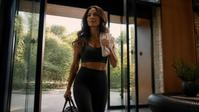
#> input picture holmes-place/frames/step.jpg, 199 x 112 px, found by its file name
$ python -i render.py   (imports and definitions only)
#> lines starting #> are read from the running program, lines starting #| are printed output that depends on the picture
"""Render the ONE animatic (16:9, 25fps) from the storyboard stills.

Each moment: cream card (1s) -> action frame (3s) with a slow push-in.
Then a 6s closer: last frame darkens, logo and slogan fade in.
Frames are piped straight into ffmpeg.
"""
import pathlib, subprocess, sys
import numpy as np
from PIL import Image, ImageDraw, ImageFilter, ImageFont

ROOT = pathlib.Path(__file__).resolve().parent.parent
W, H, FPS = 1280, 720, 25
BASE = 1.25  # source is prepared at 1.25x so the push-in never upsamples past it
CREAM = (247, 244, 239)
FONT = ImageFont.truetype(str(ROOT / "animatic/outfit-latin-400-normal.woff"), 82)
SLOGAN_FONT = ImageFont.truetype(str(ROOT / "animatic/outfit-latin-400-normal.woff"), 52)

# word, action image
MOMENTS = [
    ("one step",    "frames/step.jpg"),
    ("one effort",  "frames/effort.jpg"),
    ("one more",    "frames/more.jpg"),
    ("one rhythm",  "frames/rhythm.jpg"),
    ("one stretch", "frames/stretch.jpg"),
    ("one breath",  "frames/breath.jpg"),
    ("one lap",     "frames/splash.jpg"),
    ("one drop",    "frames/drop.jpg"),
    ("one pause",   "frames/pause.jpg"),
    ("one touch",   "frames/touch.jpg"),
    ("one smile",   "frames/smile.jpg"),
]
CARD, SHOT, CLOSER = 25, 75, 150

rng = np.random.default_rng(7)


def prepare(path, focus=.5):
    """Cover-crop to 16:9 at BASE size, then sharpen the upscale a little."""
#> called with path = '../frames/step.jpg', focus = 0.5
    im = Image.open(ROOT / path).convert("RGB")
#> im is the input picture: PIL image 199x112 RGB; mean R, G, B 79.3, 71, 57.2
    tw, th = int(W * BASE), int(H * BASE)
    scale = max(tw / im.width, th / im.height)
#> scale = 8.04
    im = im.resize((round(im.width * scale), round(im.height * scale)), Image.LANCZOS)
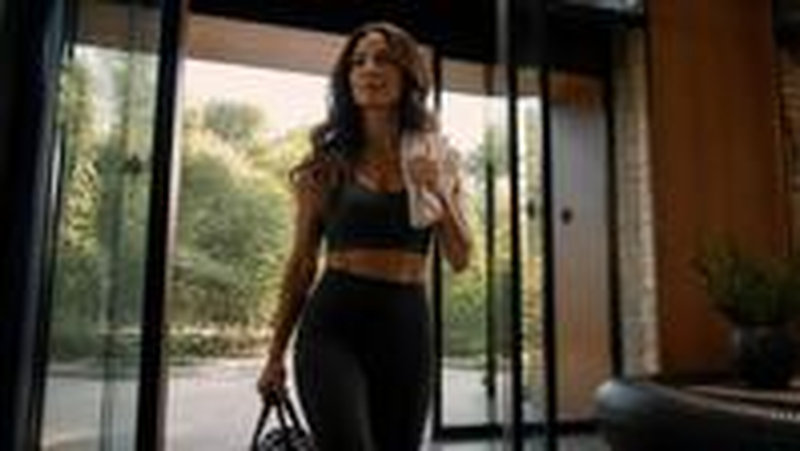
#> im: PIL image 1600x901 RGB (shown at 1/2 size); mean R, G, B 79.4, 71.1, 57.3
    x = (im.width - tw) // 2
#> x = 0
    y = round((im.height - th) * focus)
#> y = 0
    im = im.crop((x, y, x + tw, y + th))
#> im: PIL image 1600x900 RGB
    return im.filter(ImageFilter.UnsharpMask(radius=2, percent=70, threshold=2))


def ease(t):
    return t * t * (3 - 2 * t)


# [73 lines left out: functions kenburns, card, grain, frames, main, not called in this run]


# [2 lines not run here, left out]

>>> result = prepare('../frames/step.jpg')

$ run again, on holmes-place/frames/breath-partial.jpg
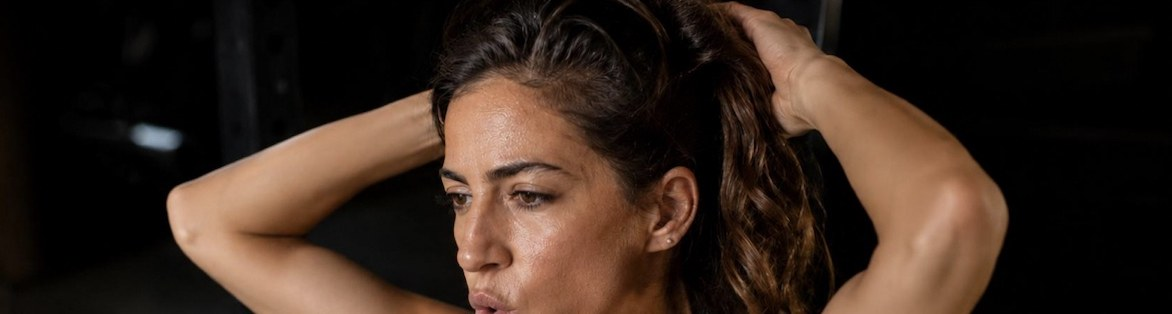
#> input picture holmes-place/frames/breath-partial.jpg, 1172 x 314 px, found by its file name
#> in prepare, im is the input picture: PIL image 1172x314 RGB; mean R, G, B 54.3, 38.6, 29.4
#> in prepare, `im = im.crop((x, y, x + tw, y + th))`:
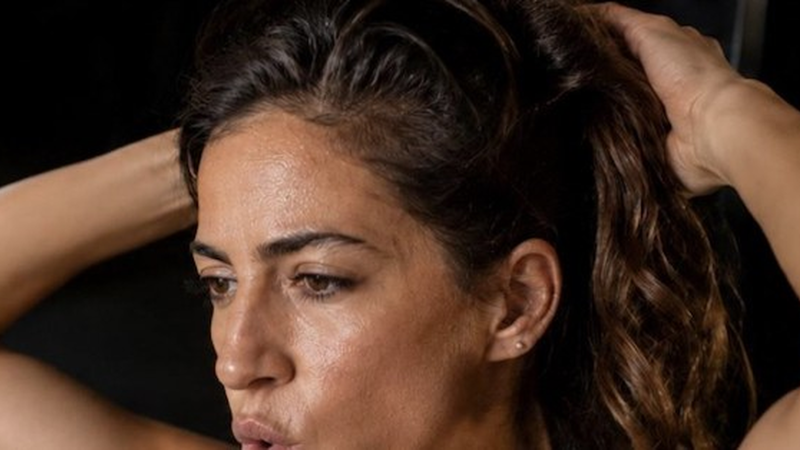
#> im: PIL image 1600x900 RGB (shown at 1/2 size); mean R, G, B 70.8, 48.9, 36.9

$ run again, on holmes-place/frames/curl.jpg
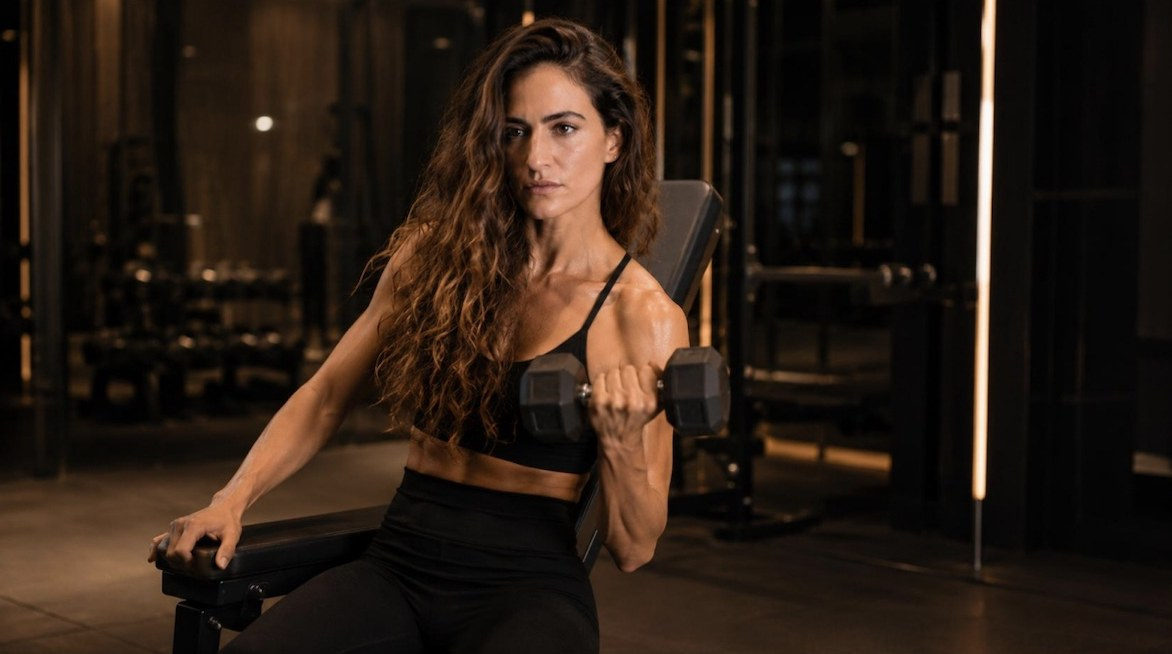
#> input picture holmes-place/frames/curl.jpg, 1172 x 654 px, found by its file name
#> in prepare, im is the input picture: PIL image 1172x654 RGB; mean R, G, B 41.5, 29, 20
#> in prepare, `im = im.crop((x, y, x + tw, y + th))`:
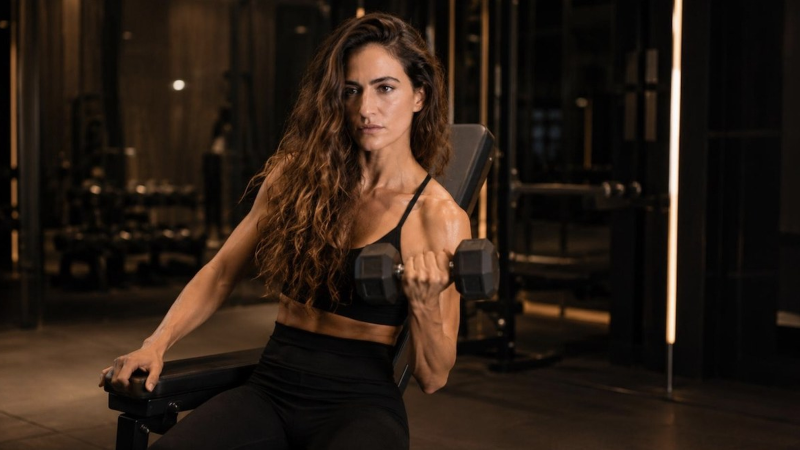
#> im: PIL image 1600x900 RGB (shown at 1/2 size); mean R, G, B 41.7, 29.1, 20.1

$ run again, on holmes-place/frames/drop-partial.jpg
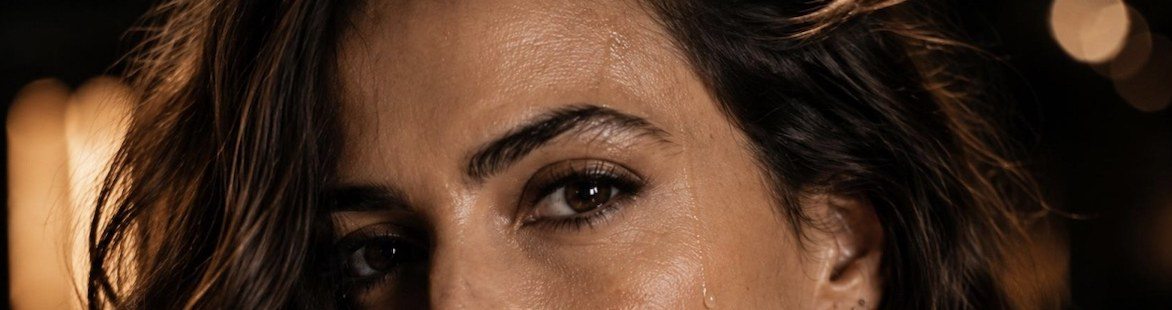
#> input picture holmes-place/frames/drop-partial.jpg, 1172 x 310 px, found by its file name
#> in prepare, im is the input picture: PIL image 1172x310 RGB; mean R, G, B 78.4, 52.9, 36.5
#> in prepare, `im = im.crop((x, y, x + tw, y + th))`:
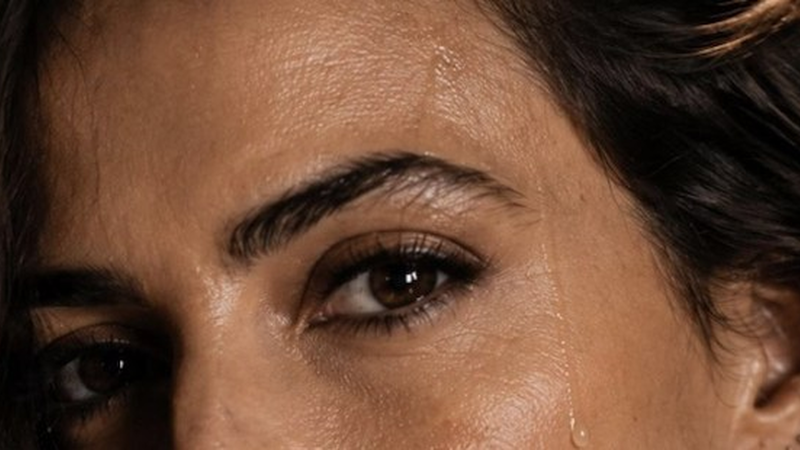
#> im: PIL image 1600x900 RGB (shown at 1/2 size); mean R, G, B 108.2, 73.5, 53.4
